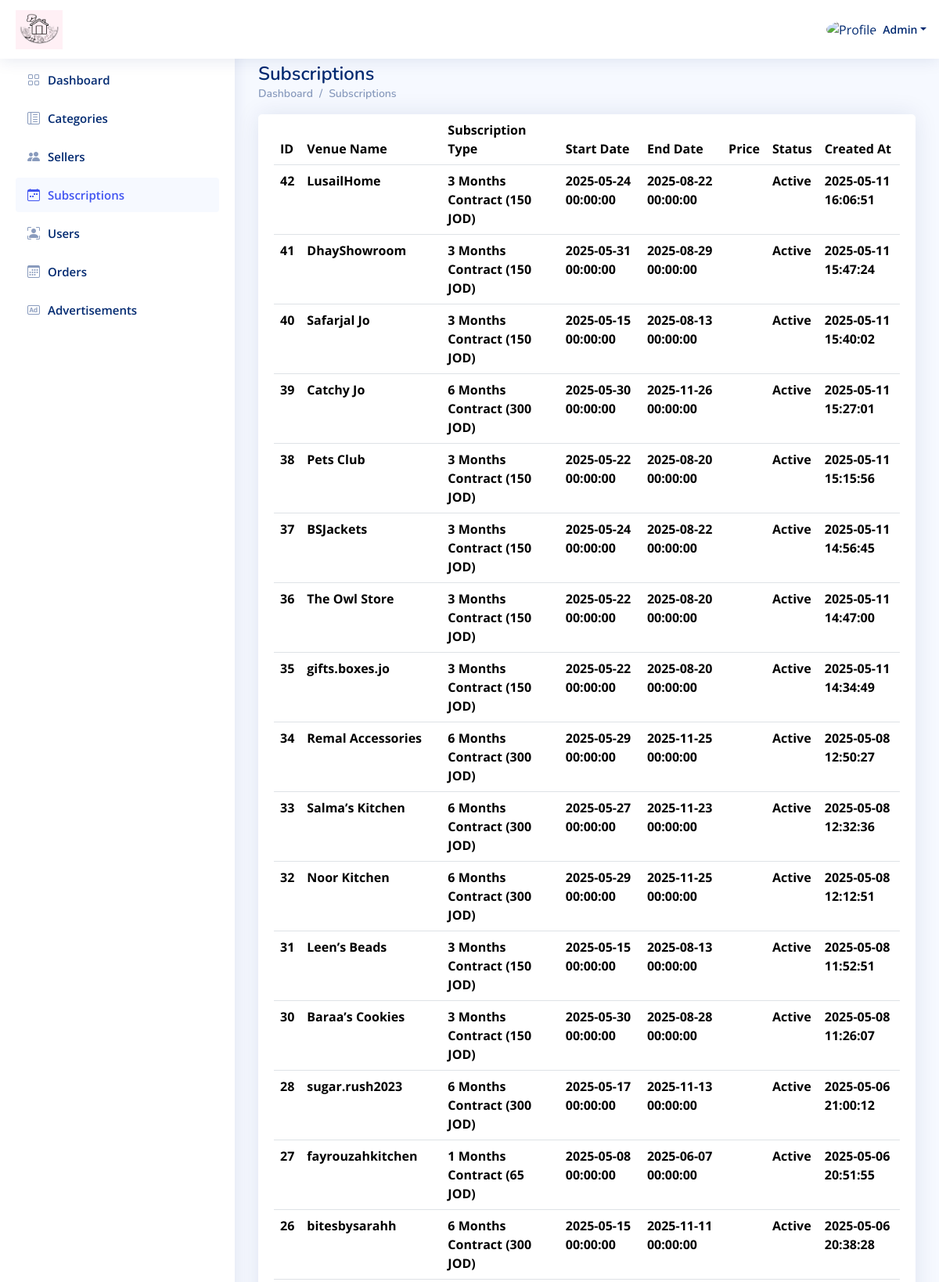
The page /Admin_Dashboard/Subscriptions.php (signed in, upper part) on the database its author committed.
### tables this page shows
CREATE TABLE `users` (
  `id` int(11) NOT NULL,
  `user_type_id` int(11) NOT NULL,
  `name` varchar(250) NOT NULL,
  `email` varchar(250) NOT NULL,
  `phone` varchar(250) NOT NULL,
  `password` varchar(250) NOT NULL,
  `total_rate` double NOT NULL DEFAULT 0,
  `image` varchar(250) DEFAULT NULL,
  `description` text DEFAULT NULL,
  `instagram_link` varchar(250) DEFAULT NULL,
  `active` int(11) NOT NULL DEFAULT 1,
  `created_at` timestamp NOT NULL DEFAULT current_timestamp()
);

CREATE TABLE `seller_subscriptions` (
  `id` int(11) NOT NULL,
  `seller_id` int(11) NOT NULL,
  `subscription_type` varchar(250) NOT NULL,
  `start_date` datetime NOT NULL,
  `end_date` datetime NOT NULL,
  `price` double NOT NULL,
  `active` int(11) NOT NULL DEFAULT 1,
  `created_at` timestamp NOT NULL DEFAULT current_timestamp()
);

### Admin_Dashboard/Subscriptions.php (the view, shortened to what this page needs)
<?php
include "../Connect.php";
$A_ID = $_SESSION['A_Log'];
$seller_id = $_GET['seller_id'];
if (!$A_ID) {
    echo '<script language="JavaScript">
     document.location="../Login.php";
    </script>';
} else {
    $sql1 = mysqli_query($con, "select * from users where id='$A_ID'");
    $row1 = mysqli_fetch_array($sql1);
    $name = $row1['name'];
    $subSql = '';
    if($seller_id) {
      $subSql = "SELECT * from seller_subscriptions WHERE seller_id = '$seller_id' ORDER BY id DESC";
    } else {
      $subSql = "SELECT * from seller_subscriptions ORDER BY id DESC";
    }
}
?>
<!DOCTYPE html>
<html lang="en">
  <head>
    <link
      href="../assets/vendor/bootstrap/css/bootstrap.min.css"
      rel="stylesheet"
    />
    <link
      href="../assets/vendor/bootstrap-icons/bootstrap-icons.css"
      rel="stylesheet"
    />
    <link href="../assets/vendor/boxicons/css/boxicons.min.css" rel="stylesheet" />
    <link href="../assets/vendor/quill/quill.snow.css" rel="stylesheet" />
    <link href="../assets/vendor/quill/quill.bubble.css" rel="stylesheet" />
    <link href="../assets/vendor/remixicon/remixicon.css" rel="stylesheet" />
    <link href="../assets/vendor/simple-datatables/style.css" rel="stylesheet" />
    <link href="../assets/css/style.css" rel="stylesheet" />
  </head>
  <body>
    <header id="header" class="header fixed-top d-flex align-items-center">
      <div class="d-flex align-items-center justify-content-between">
        <a href="index.php" class="logo d-flex align-items-center">
          <img src="../assets/img/Logo.png" alt="" />
        </a>
      </div>
      <nav class="header-nav ms-auto">
        <ul class="d-flex align-items-center">
          <li class="nav-item dropdown pe-3">
            <a
              class="nav-link nav-profile d-flex align-items-center pe-0"
              href="#"
              data-bs-toggle="dropdown"
            >
              <img
                src="https://www.computerhope.com/jargon/g/guest-user.png"
                alt="Profile"
                class="rounded-circle"
              />
              <span class="d-none d-md-block dropdown-toggle ps-2"><?php echo $name ?></span> </a
            >
          </li>
        </ul>
      </nav>
    </header>
    <?php require './Aside-Nav/Aside.php'?>
    <main id="main" class="main">
      <div class="pagetitle">
        <h1>Subscriptions</h1>
        <nav>
          <ol class="breadcrumb">
            <li class="breadcrumb-item"><a href="index.php">Dashboard</a></li>
            <li class="breadcrumb-item">Subscriptions</li>
          </ol>
        </nav>
      </div>
      <section class="section">
        <div class="row">
          <div class="col-lg-12 col-md-12 col-sm-12">
            <div class="card">
              <div class="card-body">
                <table class="table datatable">
                  <thead>
                    <tr>
                      <th scope="col">ID</th>
                      <th scope="col">Venue Name</th>
                      <th scope="col">Subscription Type</th>
                      <th scope="col">Start Date</th>
                      <th scope="col">End Date</th>
                      <th scope="col">Price</th>
                      <th scope="col">Status</th>
                      <th scope="col">Created At</th>
                    </tr>
                  </thead>
                  <tbody>
                  <?php
$sql1 = mysqli_query($con, $subSql);
while ($row1 = mysqli_fetch_array($sql1)) {
    $subscription_id = $row1['id'];
    $seller_id = $row1['seller_id'];
    $subscription_type = $row1['subscription_type'];
    $start_date = $row1['start_date'];
    $end_date = $row1['end_date'];
    $payment_type = $row1['payment_type'];
    $active = $row1['active'];
    $created_at = $row1['created_at'];
    $sql2 = mysqli_query($con, "SELECT * from users WHERE id = '$seller_id'");
    $row2 = mysqli_fetch_array($sql2);
    $seller_name = $row2['name'];
    ?>
                    <tr>
                      <th scope="row"><?php echo $subscription_id ?></th>
                      <th scope="row"><?php echo $seller_name ?></th>
                      <th scope="row"><?php echo $subscription_type ?></th>
                      <th scope="row"><?php echo $start_date ?></th>
                      <th scope="row"><?php echo $end_date ?></th>
                      <th scope="row"><?php echo $payment_type ?></th>
                      <th scope="row"><?php echo $active == 1 ? 'Active' : 'Expired' ?></th>
                      <th scope="row"><?php echo $created_at ?></th>
                    </tr>
<?php
}?>
                  </tbody>
                </table>
              </div>
            </div>
          </div>
        </div>
      </section>
    </main>
  </body>
</html>

### assets/css/style.css (style rules this page uses)
:root { scroll-behavior: smooth; }
body { font-family: "Open Sans", sans-serif; background: #f6f9ff; color: #444444; }
a { color: #4154f1; text-decoration: none; }
h1, h2, h3, h4, h5, h6 { font-family: "Nunito", sans-serif; }
#main { margin-top: 60px; padding: 20px 30px; transition: all 0.3s; }
.pagetitle { margin-bottom: 10px; }
.pagetitle h1 { font-size: 24px; margin-bottom: 0; font-weight: 600; color: #012970; }
.card { margin-bottom: 30px; border: none; border-radius: 5px; box-shadow: 0px 0 30px rgba(1, 41, 112, 0.1); }
.card-body { padding: 0 20px 20px 20px; }
.breadcrumb { font-size: 14px; font-family: "Nunito", sans-serif; color: #899bbd; font-weight: 600; }
.breadcrumb a { color: #899bbd; transition: 0.3s; }
.breadcrumb .breadcrumb-item::before { color: #899bbd; }
.logo { line-height: 1; }
@media (min-width: 1200px) { .logo { width: 280px; } }
.logo img { max-height: 50px; width: 60px; margin-right: 6px; }
.header { transition: all 0.5s; z-index: 997; height: 75px; box-shadow: 0px 2px 20px rgba(1, 41, 112, 0.1); background-color: #fff; padding-left: 20px; }
.header-nav ul { list-style: none; }
.header-nav>ul { margin: 0; padding: 0; }
.header-nav .nav-profile { color: #012970; }
.header-nav .nav-profile img { max-height: 36px; }
.header-nav .nav-profile span { font-size: 14px; font-weight: 600; }
@media (min-width: 1200px) { #main, #footer { margin-left: 300px; } }

### rows shown on the page
users: name "Admin"
seller_subscriptions: id "42", seller.name "LusailHome", subscription_type "3 Months Contract (150 JOD)", start_date "2025-05-24 00:00:00", end_date "2025-08-22 00:00:00", active "Active", created_at "2025-05-11 16:06:51"
seller_subscriptions: id "41", seller.name "DhayShowroom", subscription_type "3 Months Contract (150 JOD)", start_date "2025-05-31 00:00:00", end_date "2025-08-29 00:00:00", active "Active", created_at "2025-05-11 15:47:24"
seller_subscriptions: id "40", seller.name "Safarjal Jo", subscription_type "3 Months Contract (150 JOD)", start_date "2025-05-15 00:00:00", end_date "2025-08-13 00:00:00", active "Active", created_at "2025-05-11 15:40:02"
seller_subscriptions: id "39", seller.name "Catchy Jo", subscription_type "6 Months Contract (300 JOD)", start_date "2025-05-30 00:00:00", end_date "2025-11-26 00:00:00", active "Active", created_at "2025-05-11 15:27:01"
seller_subscriptions: id "38", seller.name "Pets Club", subscription_type "3 Months Contract (150 JOD)", start_date "2025-05-22 00:00:00", end_date "2025-08-20 00:00:00", active "Active", created_at "2025-05-11 15:15:56"
seller_subscriptions: id "37", seller.name "BSJackets", subscription_type "3 Months Contract (150 JOD)", start_date "2025-05-24 00:00:00", end_date "2025-08-22 00:00:00", active "Active", created_at "2025-05-11 14:56:45"
seller_subscriptions: id "36", seller.name "The Owl Store", subscription_type "3 Months Contract (150 JOD)", start_date "2025-05-22 00:00:00", end_date "2025-08-20 00:00:00", active "Active", created_at "2025-05-11 14:47:00"
seller_subscriptions: id "35", seller.name "gifts.boxes.jo", subscription_type "3 Months Contract (150 JOD)", start_date "2025-05-22 00:00:00", end_date "2025-08-20 00:00:00", active "Active", created_at "2025-05-11 14:34:49"
seller_subscriptions: id "34", seller.name "Remal Accessories", subscription_type "6 Months Contract (300 JOD)", start_date "2025-05-29 00:00:00", end_date "2025-11-25 00:00:00", active "Active", created_at "2025-05-08 12:50:27"
seller_subscriptions: id "33", seller.name "Salma’s Kitchen", subscription_type "6 Months Contract (300 JOD)", start_date "2025-05-27 00:00:00", end_date "2025-11-23 00:00:00", active "Active", created_at "2025-05-08 12:32:36"
seller_subscriptions: id "32", seller.name "Noor Kitchen", subscription_type "6 Months Contract (300 JOD)", start_date "2025-05-29 00:00:00", end_date "2025-11-25 00:00:00", active "Active", created_at "2025-05-08 12:12:51"
seller_subscriptions: id "31", seller.name "Leen’s Beads", subscription_type "3 Months Contract (150 JOD)", start_date "2025-05-15 00:00:00", end_date "2025-08-13 00:00:00", active "Active", created_at "2025-05-08 11:52:51"
seller_subscriptions: id "30", seller.name "Baraa’s Cookies", subscription_type "3 Months Contract (150 JOD)", start_date "2025-05-30 00:00:00", end_date "2025-08-28 00:00:00", active "Active", created_at "2025-05-08 11:26:07"
seller_subscriptions: id "28", seller.name "sugar.rush2023", subscription_type "6 Months Contract (300 JOD)", start_date "2025-05-17 00:00:00", end_date "2025-11-13 00:00:00", active "Active", created_at "2025-05-06 21:00:12"
seller_subscriptions: id "27", seller.name "fayrouzahkitchen", subscription_type "1 Months Contract (65 JOD)", start_date "2025-05-08 00:00:00", end_date "2025-06-07 00:00:00", active "Active", created_at "2025-05-06 20:51:55"
seller_subscriptions: id "26", seller.name "bitesbysarahh", subscription_type "6 Months Contract (300 JOD)", start_date "2025-05-15 00:00:00", end_date "2025-11-11 00:00:00", active "Active", created_at "2025-05-06 20:38:28"
